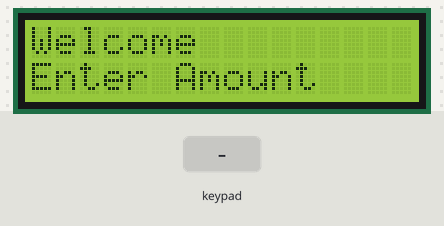
Recording of a sketch running on a simulated Arduino Mega 2560, built with avr-gcc and run on an emulated ATmega2560. Parts: 16×2 character LCD. The test bench sets the inputs (shaded band). What the sketch prints to the serial monitor is not drawn. At 8.5 s the program stops and its outputs stay as they are.

Above: at 0.1 s.
At 3.2 s:
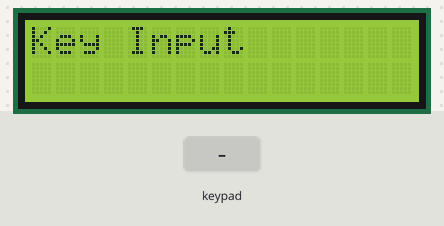
3.3 s: keypad keys 2 5 2 7 2 9 3 1 D pressed 0.4 s apart
At 9.5 s:
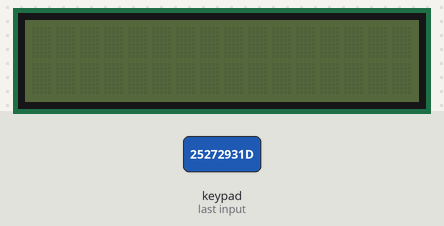
Timing chart, 0 to 10.0 s (numbered marks = the images above; inputs shaded):
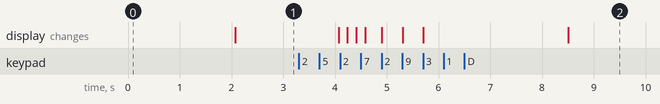

Measured:
- after the input at 3.3 s, the display: first changes after 0.77 s (image 2 shows a later state)

The sketch:

Keypad_Read.ino
```cpp
#include<LiquidCrystal.h>
#include <Keypad.h>
#include<stdlib.h>
const int rs = 2, en = 3, d4 = 4, d5 = 5, d6 = 6, d7 = 7;
LiquidCrystal lcd(rs,en,d4,d5,d6,d7);
const byte ROWS = 4; //four rows
const byte COLS = 4; //three columns

char keys[ROWS][COLS] = {
  {'1','2','3','A'},
  {'4','5','6','B'},
  {'7','8','9','C'},
  {'*','0','#','D'}
};

byte rowPins[ROWS] = {25, 27, 29, 31}; //connect to the row pinouts of the keypad
byte colPins[COLS] = {33, 35, 37, 39}; //connect to the column pinouts of the keypad
int sum = 0;
Keypad keypad = Keypad( makeKeymap(keys), rowPins, colPins, ROWS, COLS );


void setup() {
  // put your setup code here, to run once:
  lcd.begin(16,2);

  lcd.print("Welcome");
  lcd.setCursor(0,1);
  lcd.print("Enter Amount");
  Serial.begin(9600);
  delay(2000);

}

void loop() {

  // put your main code here, to run repeatedly:

Start:
  lcd.clear();
 //please_pay();
lcd.print("Key Input");
  delay(2000);
  Serial.print("Key Input");
  char key = 'x';
  while(key!='D'){
     key = keypad.getKey();
  if (key != NO_KEY){
   // Serial.println(key);
    Serial.print(key);
    int am;
       switch(key){
      case '0' : am = 0; break;
      case '1' : am = 1; break;
      case '2' : am = 2; break;
      case '3' : am = 3; break;
      case '4' : am = 4; break;
      case '5' : am = 5; break;
      case '6' : am = 6; break;
      case '7' : am = 7; break;
      case '8' : am = 8; break;
      case '9' : am = 9; break;

      case 'A' : goto Start; break;
     // case 'B' : sum = (sum-am)/100; am =0; break;

      case 'C' : sum = 0; am = 0; break;
      case 'D' : goto ending; break;

      default :   break;
    }


    lcd.print(am);
    sum = (sum*10)+ am;
    }
  }
  ending:
  Serial.println();
  Serial.print("Sum =  ");
Serial.print(sum);
delay(2000);
lcd.clear();
lcd.print("Pay:");
//lcd.setCursor(0,1);
lcd.print(sum);
lcd.print(" Taka");


exit(0);
 }
```
